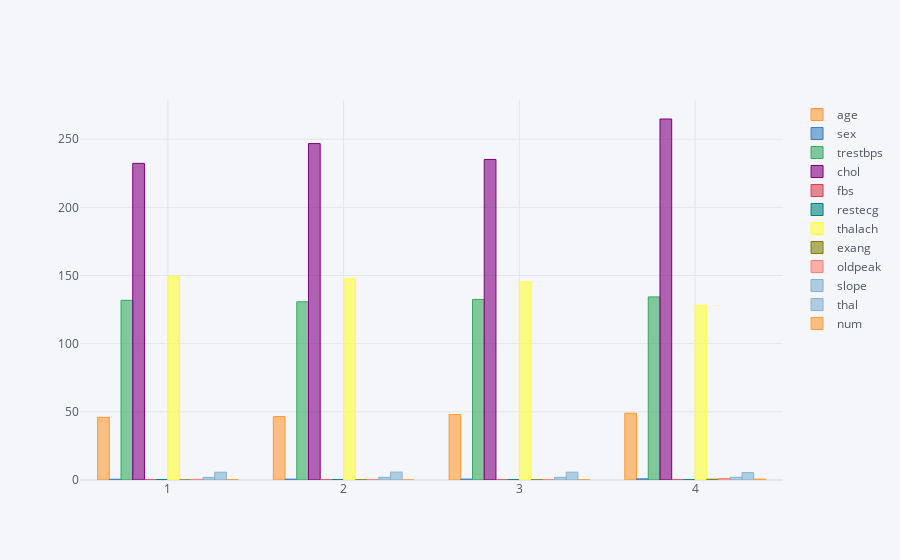

This figure's notebook cell:
### Markdown cell above
**Let's look at this data from another angle. Perhaps this is the most decisive. - why didn't I start the analysis with him?
Here we have grouped on a scale of 1 to 4 for angina (1 = typical angina; 2 = atypical angina; 3 = non-anginal pain; 4 = asymptomatic) people related to number 4 did not show signs of angina, however, high cholesterol, high blood pressure at rest, relatively normal heart rate compared to others, and increased risk of heart attack. What does all this tell us?
Atherosclerosis, for example, is a progressive disease and can affect all arteries in the body.
However, their symptoms are often “ignored” the reason for this is the lack of knowledge and dissemination.
Many people have no complaints at first, however, after being examined and a change in the arteries of the leg and / or arm is found, they confirm that they had symptoms.**

### Code cell
df.groupby('cp').mean().iplot(kind='bar')

### Figure 1 — Plotly figure (JSON) as saved in the notebook; plotly's stock layout.template omitted (floating-point values rounded to 4 significant figures)
{"data": [{"marker": {"color": "rgba(255, 153, 51, 0.6)", "line": {"color": "rgba(255, 153, 51, 1.0)", "width": 1}}, "name": "age", "orientation": "v", "text": "", "type": "bar", "x": [1, 2, 3, 4], "y": [46.0, 46.55, 48.0, 49.02]}, {"marker": {"color": "rgba(55, 128, 191, 0.6)", "line": {"color": "rgba(55, 128, 191, 1.0)", "width": 1}}, "name": "sex", "orientation": "v", "text": "", "type": "bar", "x": [1, 2, 3, 4], "y": [0.5455, 0.6132, 0.6852, 0.8537]}, {"marker": {"color": "rgba(50, 171, 96, 0.6)", "line": {"color": "rgba(50, 171, 96, 1.0)", "width": 1}}, "name": "trestbps", "orientation": "v", "text": "", "type": "bar", "x": [1, 2, 3, 4], "y": [131.8, 130.7, 132.4, 134.3]}, {"marker": {"color": "rgba(128, 0, 128, 0.6)", "line": {"color": "rgba(128, 0, 128, 1.0)", "width": 1}}, "name": "chol", "orientation": "v", "text": "", "type": "bar", "x": [1, 2, 3, 4], "y": [232.3, 246.8, 235.1, 264.8]}, {"marker": {"color": "rgba(219, 64, 82, 0.6)", "line": {"color": "rgba(219, 64, 82, 1.0)", "width": 1}}, "name": "fbs", "orientation": "v", "text": "", "type": "bar", "x": [1, 2, 3, 4], "y": [0.09091, 0.0566, 0.05556, 0.08455]}, {"marker": {"color": "rgba(0, 128, 128, 0.6)", "line": {"color": "rgba(0, 128, 128, 1.0)", "width": 1}}, "name": "restecg", "orientation": "v", "text": "", "type": "bar", "x": [1, 2, 3, 4], "y": [0.2727, 0.217, 0.2222, 0.2114]}, {"marker": {"color": "rgba(255, 255, 51, 0.6)", "line": {"color": "rgba(255, 255, 51, 1.0)", "width": 1}}, "name": "thalach", "orientation": "v", "text": "", "type": "bar", "x": [1, 2, 3, 4], "y": [149.5, 147.5, 145.3, 128.2]}, {"marker": {"color": "rgba(128, 128, 0, 0.6)", "line": {"color": "rgba(128, 128, 0, 1.0)", "width": 1}}, "name": "exang", "orientation": "v", "text": "", "type": "bar", "x": [1, 2, 3, 4], "y": [0.0, 0.08491, 0.1481, 0.5854]}, {"marker": {"color": "rgba(251, 128, 114, 0.6)", "line": {"color": "rgba(251, 128, 114, 1.0)", "width": 1}}, "name": "oldpeak", "orientation": "v", "text": "", "type": "bar", "x": [1, 2, 3, 4], "y": [0.4545, 0.2594, 0.2685, 1.019]}, {"marker": {"color": "rgba(128, 177, 211, 0.6)", "line": {"color": "rgba(128, 177, 211, 1.0)", "width": 1}}, "name": "slope", "orientation": "v", "text": "", "type": "bar", "x": [1, 2, 3, 4], "y": [1.909, 1.943, 1.944, 1.992]}, {"marker": {"color": "rgba(128, 177, 211, 0.6)", "line": {"color": "rgba(128, 177, 211, 0.8999999999999999)", "width": 1}}, "name": "thal", "orientation": "v", "text": "", "type": "bar", "x": [1, 2, 3, 4], "y": [5.727, 5.84, 5.741, 5.439]}, {"marker": {"color": "rgba(255, 153, 51, 0.6)", "line": {"color": "rgba(255, 153, 51, 0.8999999999999999)", "width": 1}}, "name": "num", "orientation": "v", "text": "", "type": "bar", "x": [1, 2, 3, 4], "y": [0.3636, 0.07547, 0.2037, 0.6748]}], "layout": {"legend": {"bgcolor": "#F5F6F9", "font": {"color": "#4D5663"}}, "paper_bgcolor": "#F5F6F9", "plot_bgcolor": "#F5F6F9", "title": {"font": {"color": "#4D5663"}}, "xaxis": {"gridcolor": "#E1E5ED", "showgrid": true, "tickfont": {"color": "#4D5663"}, "title": {"font": {"color": "#4D5663"}, "text": ""}, "zerolinecolor": "#E1E5ED"}, "yaxis": {"gridcolor": "#E1E5ED", "showgrid": true, "tickfont": {"color": "#4D5663"}, "title": {"font": {"color": "#4D5663"}, "text": ""}, "zerolinecolor": "#E1E5ED"}}}
